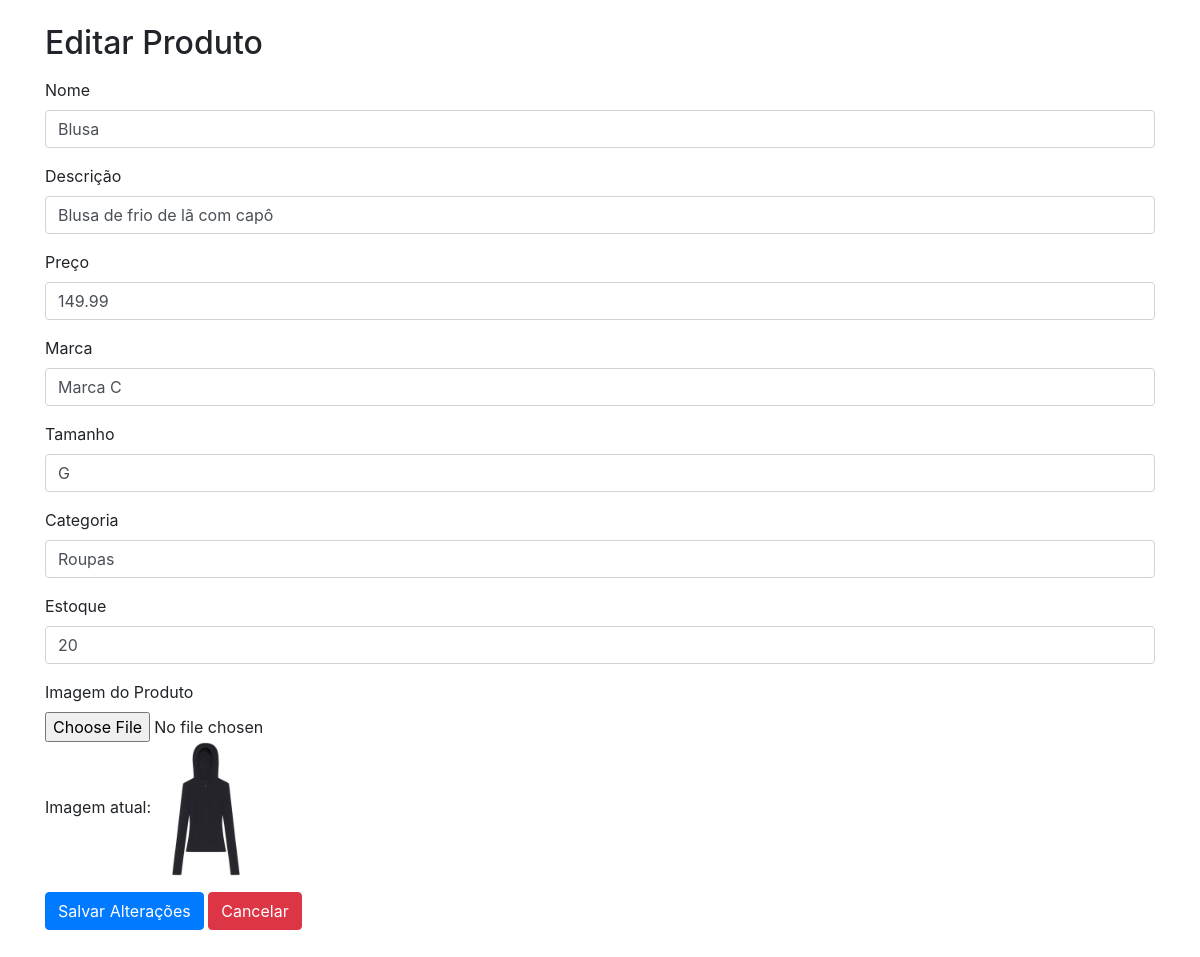
The page /editar_produto.php?id=3 on the database its author committed.
### tables this page shows
CREATE TABLE `produtos` (
  `id` int(11) NOT NULL,
  `nome` varchar(100) DEFAULT NULL,
  `descricao` text DEFAULT NULL,
  `preco` decimal(10,2) DEFAULT NULL,
  `marca` varchar(50) DEFAULT NULL,
  `tamanho` varchar(10) DEFAULT NULL,
  `categoria` varchar(50) DEFAULT NULL,
  `estoque` int(11) DEFAULT NULL,
  `id_loja` int(11) DEFAULT NULL,
  `id_funcionario` int(11) DEFAULT NULL,
  `id_categoria` int(11) DEFAULT NULL,
  `imagem` varchar(255) DEFAULT NULL
);

### editar_produto.php (the view, shortened to what this page needs)
<?php
$servername = "localhost";
$username = "root";
$password = "";
$dbname = "db_gallerie";
$conn = new mysqli($servername, $username, $password, $dbname);
if (isset($_GET['id'])) {
    $id = $_GET['id'];
    $sql = "SELECT * FROM produtos WHERE id = $id";
    $result = $conn->query($sql);
    if ($result->num_rows > 0) {
        $produto = $result->fetch_assoc();
    } else {
        echo "Produto não encontrado.";
        exit();
    }
}
?>
<!DOCTYPE html>
<html lang="pt-br">
<head>
    <link href="https://stackpath.bootstrapcdn.com/bootstrap/4.3.1/css/bootstrap.min.css" rel="stylesheet">
</head>
<body>
    <div class="container">
        <h2 class="mb-3 mt-4">Editar Produto</h2>
        <form action="" method="post" enctype="multipart/form-data">
            <div class="form-group">
                <label for="nome">Nome</label>
                <input type="text" class="form-control" id="nome" name="nome" value="<?php echo $produto['nome']; ?>" required>
            </div>
            <div class="form-group">
                <label for="descricao">Descrição</label>
                <input type="text" class="form-control" id="descricao" name="descricao" value="<?php echo $produto['descricao']; ?>" required>
            </div>
            <div class="form-group">
                <label for="preco">Preço</label>
                <input type="number" class="form-control" id="preco" name="preco" step="0.01" value="<?php echo $produto['preco']; ?>" required>
            </div>
            <div class="form-group">
                <label for="marca">Marca</label>
                <input type="text" class="form-control" id="marca" name="marca" value="<?php echo $produto['marca']; ?>" required>
            </div>
            <div class="form-group">
                <label for="tamanho">Tamanho</label>
                <input type="text" class="form-control" id="tamanho" name="tamanho" value="<?php echo $produto['tamanho']; ?>" required>
            </div>
            <div class="form-group">
                <label for="categoria">Categoria</label>
                <input type="text" class="form-control" id="categoria" name="categoria" value="<?php echo $produto['categoria']; ?>" required>
            </div>
            <div class="form-group">
                <label for="estoque">Estoque</label>
                <input type="number" class="form-control" id="estoque" name="estoque" value="<?php echo $produto['estoque']; ?>" required>
            </div>
            <div class="form-group">
                <label for="imagem">Imagem do Produto</label>
                <input type="file" class="form-control-file" id="imagem" name="imagem">
                <?php if (!empty($produto['imagem'])): ?>
                    <p>Imagem atual: <img src="<?php echo $produto['imagem']; ?>" alt="Imagem do Produto" style="width: 100px;"></p>
                <?php endif; ?>
            </div>
            <button type="submit" class="btn btn-primary mb-5">Salvar Alterações</button>
            <a href="dashboard.php" class="btn btn-danger mb-5">Cancelar</a>
        </form>
    </div>
</body>
</html>

### rows shown on the page
produtos: nome "Blusa", descricao "Blusa de frio de lã com capô", preco "149.99", marca "Marca C", tamanho "G", categoria "Roupas", estoque "20", imagem (picture)
